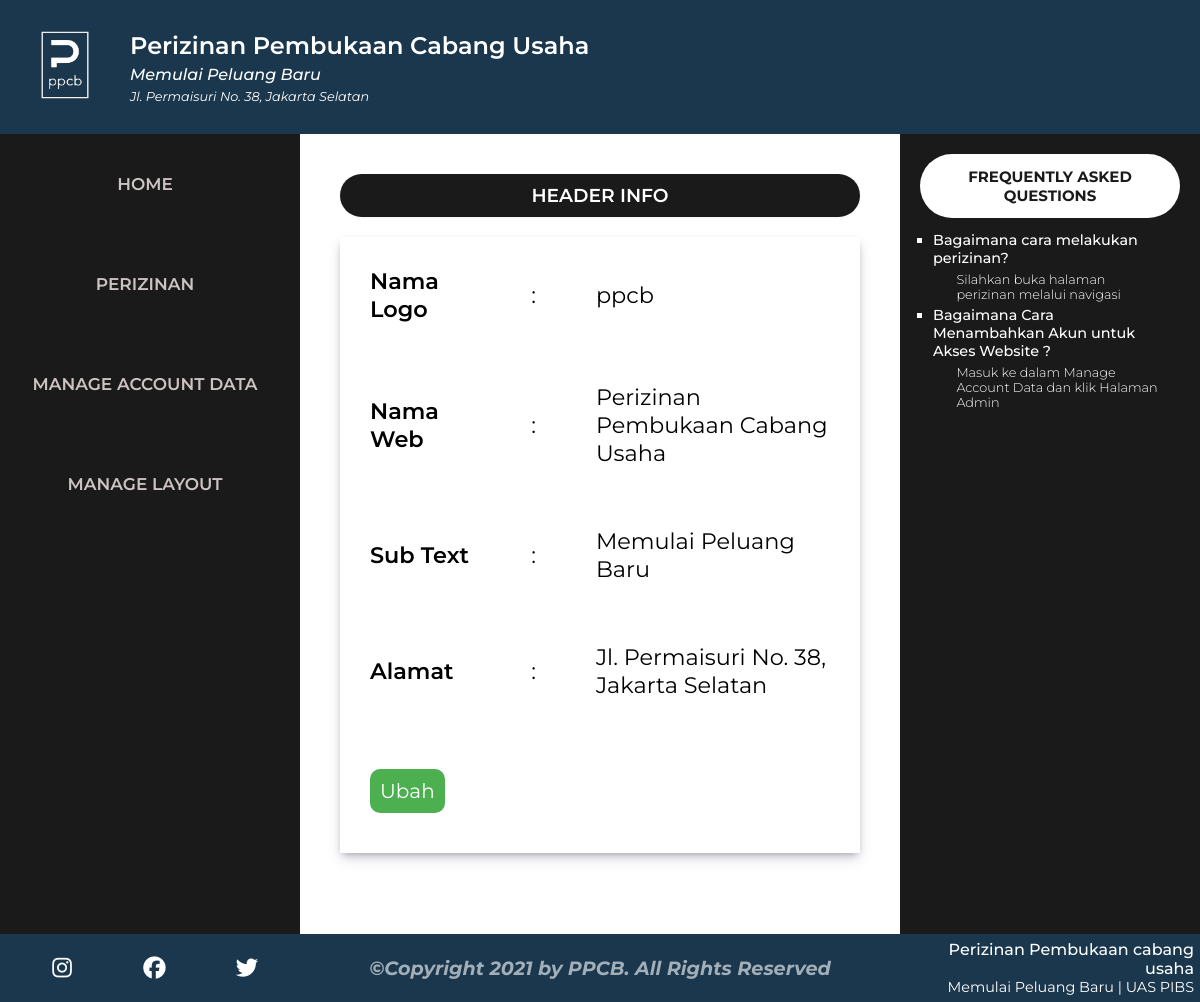
Screenshot of /public/header (signed in) with the database file from the repository.
### tables this page shows
CREATE TABLE `header` (
  `id_header` varchar(20) NOT NULL DEFAULT '',
  `logo` varchar(255) DEFAULT NULL,
  `nama_web` varchar(255) DEFAULT NULL,
  `sub_text` varchar(255) DEFAULT NULL,
  `alamat` varchar(255) DEFAULT NULL
);

CREATE TABLE `navigasi` (
  `id_nav` varchar(11) NOT NULL DEFAULT '',
  `nav_main` varchar(255) DEFAULT NULL,
  `nav_link` varchar(255) DEFAULT NULL
);

CREATE TABLE `aside` (
  `id_aside` varchar(20) NOT NULL DEFAULT '',
  `aside_faq` varchar(255) DEFAULT NULL,
  `faq_answer` varchar(255) DEFAULT NULL
);

CREATE TABLE `footer` (
  `id_footer` varchar(20) NOT NULL DEFAULT '',
  `copyright` varchar(255) DEFAULT NULL,
  `facebook` varchar(255) DEFAULT NULL,
  `instagram` varchar(255) DEFAULT NULL,
  `twitter` varchar(255) DEFAULT NULL,
  `nama_web` varchar(255) DEFAULT NULL,
  `slogan` varchar(255) DEFAULT NULL,
  `keterangan` varchar(255) DEFAULT NULL
);

### app/core/Controller.php (called while the page is built, shortened)
<?php
class Controller
{
    public function view($view, $data = [])
    {
        require_once '../app/views/' . $view . '.php';
    }
    public function model($model)
    {
        return new $model;
    }
}

### app/controllers/Header.php (called while the page is built, shortened)
<?php
class Header extends Controller
{
    public function index()
    {
        $data['judul'] = 'Header Info';
        $data['head'] = $this->model('Header_model')->getHeader();
        $data['footer'] = $this->model('Footer_model')->getFooter();
        $data['aside'] = $this->model('Aside_model')->getAside();
        $data['nav'] = $this->model('Navigasi_model')->getNavigasi();
        $data['child'] = $this->model('Navigasi_model')->getChild();
        $this->view('templates/header', $data);
        $this->view('templates/nav', $data);
        $this->view('header/index', $data);
        $this->view('templates/aside', $data);
        $this->view('templates/footer', $data);
    }
}

### app/core/App.php (called while the page is built, shortened)
<?php
class App
{
    protected $method = 'index';
    protected $params = [];
    public function __construct()
    {
        $this->controller = new $this->controller;
        call_user_func_array([$this->controller, $this->method], $this->params);
    }
}

### public/index.php (called while the page is built, shortened)
<?php
$app = new App;

### app/core/Database.php (called while the page is built, shortened)
<?php
class Database
{
    private $host = DB_HOST;
    private $user = DB_USER;
    private $pass = DB_PASS;
    private $db_name = DB_NAME;
    private $dbh;
    private $stmt;
    public function __construct()
    {
        $dsn = 'mysql:host=' . $this->host . ';dbname=' . $this->db_name;;
        $option = [
            PDO::ATTR_PERSISTENT => true,
            PDO::ATTR_ERRMODE => PDO::ERRMODE_EXCEPTION
        ];
        try {
            $this->dbh = new PDO($dsn, $this->user, $this->pass, $option);
        } catch (PDOException $e) {
            die($e->getMessage());
        }
    }
    public function query($query)
    {
        $this->stmt = $this->dbh->prepare($query);
    }
    public function execute()
    {
        $this->stmt->execute();
    }
    public function resultSet()
    {
        $this->execute();
        return $this->stmt->fetchAll(PDO::FETCH_ASSOC);
    }
    public function single()
    {
        $this->execute();
        return $this->stmt->fetch(PDO::FETCH_ASSOC);
    }
}

### app/models/Header_model.php (called while the page is built, shortened)
<?php
class Header_model
{
    private $db;
    public function __construct()
    {
        $this->db = new Database;
    }
    public function getHeader()
    {
        $this->db->query('SELECT * FROM header');
        return $this->db->single();
    }
}

### app/models/Navigasi_model.php (called while the page is built, shortened)
<?php
class Navigasi_model
{
    private $db;
    public function __construct()
    {
        $this->db = new Database;
    }
    public function getNavigasi()
    {
        $this->db->query('SELECT * FROM navigasi');
        return $this->db->resultSet();
    }
    public function getChild()
    {
        $this->db->query('SELECT * FROM navchild');
        return $this->db->resultSet();
    }
}

### app/models/Aside_model.php (called while the page is built, shortened)
<?php
class Aside_model
{
    private $db;
    public function __construct()
    {
        $this->db = new Database;
    }
    public function getAside()
    {
        $this->db->query('SELECT * FROM aside');
        return $this->db->resultSet();
    }
}

### app/models/Footer_model.php (called while the page is built, shortened)
<?php
class Footer_model
{
    private $db;
    public function __construct()
    {
        $this->db = new Database;
    }
    public function getFooter()
    {
        $this->db->query('SELECT * FROM footer');
        return $this->db->single();
    }
}

### app/views/header/index.php (the view)
<article>
    <h3 class="headingform"><?= $data['judul'] ?></h3>
    <table class="formdetail">
        <tr>
            <td class="placehold">Nama Logo</th>
            <td>:</td>
            <td><?= $data['head']['logo']; ?></td>
        </tr>
        <tr>
            <td class="placehold">Nama Web</td>
            <td>:</td>
            <td><?= $data['head']['nama_web']; ?></td>
        </tr>
        <tr>
            <td class="placehold">Sub Text</td>
            <td>:</td>
            <td><?= $data['head']['sub_text']; ?></td>
        </tr>
        <tr>
            <td class="placehold">Alamat</td>
            <td>:</td>
            <td><?= $data['head']['alamat']; ?></td>
        </tr>
        <tr>
            <td class="placehold">
                <a href="<?= BASEURL; ?>/header/ubah/<?= $data['head']['id_header']; ?>"><button class="button_ubah">Ubah</button></a>
            </td>
        </tr>
    </table>
</article>

### app/views/templates/header.php (shortened to what this page needs)
<!DOCTYPE html>
<html lang="en">
<head>
    <link rel="stylesheet" href="<?= BASEURL; ?>/css/d_style.css">
</head>
<body>
    <header>
        <div class="sisikiri">
            <span class="containimg">
                <img id="logowebsite" src="<?= BASEURL; ?>/img/<?= $data['head']['logo']; ?>.png" />
            </span>
            <span class="containheadinfo">
                <div class="namaweb"><?= $data['head']['nama_web']; ?></div>
                <div class="slogan"><?= $data['head']['sub_text']; ?></div>
                <div class="alamat"><?= $data['head']['alamat']; ?></div>
            </span>
        </div>
    </header>

### app/views/templates/nav.php (shortened to what this page needs)
<div>
    <nav>
        <ul>
            <button class="bgnavmain"><a class="navmain" href="<?= BASEURL ?>/<?= $data['nav']['0']['nav_link'] ?>/"><?= $data['nav']['0']['nav_main'] ?></a></button>
            <button class="drpnavmain"><a class="navmain" href="<?= $data['nav']['1']['nav_link'] ?>"><?= $data['nav']['1']['nav_main'] ?></a></button>
            <button class="drpnavmain"><a class="navmain" href="<?= $data['nav']['2']['nav_link'] ?>"><?= $data['nav']['2']['nav_main'] ?></a></button>
            <li class="drpnavmain"><a class="navmain" href="<?= $data['nav']['3']['nav_link'] ?>"><?= $data['nav']['3']['nav_main'] ?></a></li>
        </ul>
    </nav>

### app/views/templates/aside.php
<aside>
    <h4>FREQUENTLY ASKED QUESTIONS</h4>
    <ul class="faq">
        <?php foreach ($data['aside'] as $aside) : ?>
            <li class="pertanyaan"> <?= $aside['aside_faq']; ?>
                <ul class="jawab">
                    <li class="jawaban"><?= $aside['faq_answer']; ?></li>
                </ul>
            </li>
        <?php endforeach ?>
    </ul>
</aside>
</div>

### app/views/templates/footer.php (shortened to what this page needs)
<footer>
    <span class="footerkiri">
        <a class="social" href="<?= $data['footer']['instagram']; ?>"> <i class="fab fa-instagram"></i></a>
        <a class="social" href="<?= $data['footer']['facebook']; ?>"><i class="fab fa-facebook"></i></a>
        <a class="social" href="<?= $data['footer']['twitter']; ?>"><i class="fab fa-twitter"></i></a></i>
    </span>
    <span class="footertengah">
        <h3>&copy;<?= $data['footer']['copyright']; ?></h3>
    </span>
    <span class="footerkanan">
        <div class="footerinfo">
            <div class="info"><?= $data['footer']['nama_web']; ?></div>
            <div class="subtext"><?= $data['footer']['slogan'] ?> | <?= $data['footer']['keterangan'] ?></div>
        </div>
    </span>
</footer>
</body>
</html>

### public/css/d_style.css (style rules this page uses)
* { box-sizing: border-box; font-family: "Montserrat", sans-serif; margin: 0px; padding: 0px; }
.formdetail { box-shadow: rgba(50, 50, 93, 0.25) 0px 6px 12px -2px, rgba(0, 0, 0, 0.3) 0px 3px 7px -3px; border-collapse: collapse; }
.formdetail tr td { padding: 30px; font-size: 1.4rem; margin-top: 10px; }
.placehold { font-weight: 600; }
header { padding: 10px; background-color: #1a374d; width: 100%; display: flex; align-items: center; height: 100%; }
.sisikiri { display: flex; align-items: center; padding: 5px; }
#logowebsite { height: 100px; width: 100px; }
.containheadinfo { height: 100%; display: inline-block; margin-left: 15px; align-items: center; font-weight: 600; color: white; }
.slogan { font-weight: 500; color: white; }
.alamat { font-weight: 400; font-size: 0.8rem; font-style: italic; color: white; }
.containimg { display: inline-block; align-items: center; }
nav { float: left; color: rgb(0, 0, 0); width: 25%; height: 100vh; background-color: #1b1a1a; overflow-y: scroll; text-transform: uppercase; }
.navmain { text-align: center; color: rgb(204, 195, 195); font-weight: 600; text-transform: uppercase; }
.bgnavmain { background-color: #1b1a1a; padding: 30px; display: block; border: none; width: 100%; text-transform: uppercase; }
.drpnavmain { background-color: #1b1a1a; padding: 30px; display: block; border: none; width: 100%; text-transform: uppercase; }
ul { list-style-type: none; padding: 0px; }
a { text-decoration: none; font-size: 17px; color: rgb(0, 0, 0); display: block; }
article { color: rgb(0, 0, 0); float: left; padding: 40px; height: 100vh; width: 50%; background-color: #ffffff; overflow-y: scroll; }
aside { color: rgb(255, 255, 255); text-align: center; float: left; padding: 20px; font-size: 15px; width: 25%; height: 100vh; background-color: #1b1a1a; overflow-y: scroll; }
aside h4 { background-color: white; padding: 5%; color: #1b1a1a; border-radius: 60px; }
.faq { padding: 5%; text-align: left; list-style-type: square; word-break: normal; }
.pertanyaan { font-weight: 500; font-size: 0.9rem; }
.jawab { list-style: none; padding: 2%; padding-left: 10%; font-weight: 300; font-size: 0.8rem; }
footer { display: flex; flex-direction: row; font-size: 1.1rem; padding: 0.5%; bottom: 0; width: 100%; background-color: #1a374d; float: left; align-items: center; }
.social { display: flex; align-items: center; padding: 0; justify-content: center; width: 100%; }
.social i { font-size: 1.4rem; color: white; text-align: center; }
footer .footertengah h3 { opacity: 0.6; font-size: 1.2rem; font-weight: 6=00; font-style: italic; color: black; text-align: center; display: inline-block; color: white; }
.footerkiri { display: flex; width: 25%; height: 100%; float: left; padding: 10px; align-items: center; justify-content: center; color: white; }
.footerkiri a { align-items: center; justify-content: center; color: white; }
.footerkiri a i { transition: 0.3s ease-in-out; }
.footertengah { display: flex; width: 50%; height: 100%; padding: 0.1%; float: left; bottom: 0px; align-items: center; justify-content: center; color: white; }
.footerkanan { display: flex; width: 25%; height: 100%; float: left; align-items: center; justify-content: center; color: white; }
.info { text-align: right; font-size: 1rem; font-weight: 500; }
.subtext { text-align: right; font-size: 0.9rem; font-weight: 400; }
.footerinfo { display: block; }
.button_ubah { background-color: #4caf50; border: none; color: white; padding: 10px; text-align: center; text-decoration: none; display: inline-block; font-size: 20px; cursor: pointer; border-radius: 10px; }
a { padding: 10px 10px 10px 0px; }
.headingform { padding: 10px; text-transform: uppercase; font-weight: 600; width: 100%; background-color: #1b1a1a; color: white; text-align: center; border-radius: 50px; margin-bottom: 20px; box-shadow: rgba(0, 0, 0, 0.05) 0px 1px 2px 0px; }
.namaweb { font-weight: 600; font-size: 1.5rem; margin-bottom: 5px; }
.slogan { font-style: italic; font-weight: 500; margin-bottom: 5px; }
header { display: flex; align-items: center; }

### rows the page displays
header: logo (picture), nama_web "Perizinan Pembukaan Cabang Usaha", sub_text "Memulai Peluang Baru", alamat "Jl. Permaisuri No. 38, Jakarta Selatan", logo "ppcb"
navigasi: nav_main "HOME"
navigasi: nav_main "PERIZINAN"
navigasi: nav_main "MANAGE ACCOUNT DATA"
navigasi: nav_main "MANAGE LAYOUT"
aside: aside_faq "Bagaimana cara melakukan perizinan?", faq_answer "Silahkan buka halaman perizinan melalui navigasi"
aside: aside_faq "Bagaimana Cara Menambahkan Akun untuk Akses Website ?", faq_answer "Masuk ke dalam Manage Account Data dan klik Halaman Admin"
footer: copyright "Copyright 2021 by PPCB. All Rights Reserved", nama_web "Perizinan Pembukaan cabang usaha", slogan "Memulai Peluang Baru", keterangan "UAS PIBS"

### other values shown
$data['judul'] "HEADER INFO"
